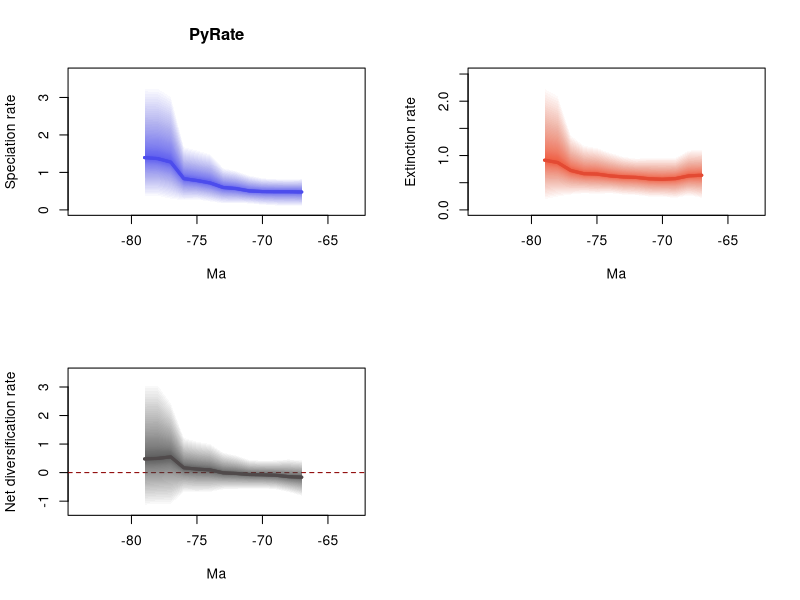

The R script that drew this image:
# 1 files combined:
# 	./PyRate_Inputs_2_BDMCMC_Grj_marginal_rates.log

# 95% HPDs calculated using code from Biopy (https://www.cs.auckland.ac.nz/~yhel002/biopy/)

pdf(file='./PyRate_Inputs_2_BDMCMC_Grj_marginal_rates_RTT.pdf',width=10.8, height=8.4)
par(mfrow=c(2,2))
library(scales)
plot_RTT <- function (age,hpd_M,hpd_m,mean_m,color){
    N=100
    beta=(1:(N-1))/N
    alpha_shape=0.25
    cat=1-(beta^(1./alpha_shape))
    for (i in 1:(N-1)){
        trans= 1/N + 2/N
        polygon(c(age, rev(age)), c(hpd_M-((hpd_M-mean_m)*cat[i]), rev(hpd_m+((mean_m-hpd_m)*cat[i]))), col = alpha(color,trans), border = NA)
    }
    lines(rev(age), rev(mean_m), col = color, lwd=3)
}
    
L_hpd_m95=c(NA, NA,NA,NA,NA,NA,NA,NA,NA,NA,NA,NA,NA,NA,NA,NA,NA,NA,NA,NA,NA,NA,NA,NA,NA,NA,NA,NA,NA,NA,NA,NA,NA,NA,NA,NA,NA,NA,NA,NA,NA,NA,NA,NA,NA,NA,NA,NA,NA,NA,NA,NA,NA,NA,NA,NA,NA,NA,NA,NA,NA,NA,NA,NA,NA,NA,NA,0.090037579334737,0.090037579334737,0.101003631558322,0.120521628925798,0.156245988574034,0.156245988574034,0.154282370734395,0.203339144189464,0.253115055227988,0.234161832905105,0.257450446131942,0.334611158744173,0.32888857006754)
L_hpd_M95=c(NA, NA,NA,NA,NA,NA,NA,NA,NA,NA,NA,NA,NA,NA,NA,NA,NA,NA,NA,NA,NA,NA,NA,NA,NA,NA,NA,NA,NA,NA,NA,NA,NA,NA,NA,NA,NA,NA,NA,NA,NA,NA,NA,NA,NA,NA,NA,NA,NA,NA,NA,NA,NA,NA,NA,NA,NA,NA,NA,NA,NA,NA,NA,NA,NA,NA,NA,0.840317184601937,0.831048961842792,0.83840832460871,0.858101459175528,0.929865099097282,1.053510163163788,1.13000102112045,1.515900167421213,1.616720656325065,1.710710968727035,3.086728363515871,3.308587089335668,3.308587089335668)
M_hpd_m95=c(NA, NA,NA,NA,NA,NA,NA,NA,NA,NA,NA,NA,NA,NA,NA,NA,NA,NA,NA,NA,NA,NA,NA,NA,NA,NA,NA,NA,NA,NA,NA,NA,NA,NA,NA,NA,NA,NA,NA,NA,NA,NA,NA,NA,NA,NA,NA,NA,NA,NA,NA,NA,NA,NA,NA,NA,NA,NA,NA,NA,NA,NA,NA,NA,NA,NA,NA,0.205044738355035,0.2527314801149,0.205044738355035,0.226998915262041,0.2305085701679,0.255991751793455,0.266880365648088,0.293825917482767,0.279161377283795,0.291081491665974,0.264495176680952,0.221095640697552,0.169154411129677)
M_hpd_M95=c(NA, NA,NA,NA,NA,NA,NA,NA,NA,NA,NA,NA,NA,NA,NA,NA,NA,NA,NA,NA,NA,NA,NA,NA,NA,NA,NA,NA,NA,NA,NA,NA,NA,NA,NA,NA,NA,NA,NA,NA,NA,NA,NA,NA,NA,NA,NA,NA,NA,NA,NA,NA,NA,NA,NA,NA,NA,NA,NA,NA,NA,NA,NA,NA,NA,NA,NA,1.12370581155887,1.109562194901113,0.971007161958212,0.971007161958212,0.971007161958212,0.95585341095126,0.990879700811567,1.067631988918786,1.153411166183803,1.201802519856067,1.393356653515546,2.14046561118582,2.281159340750292)
R_hpd_m95=c(NA, NA,NA,NA,NA,NA,NA,NA,NA,NA,NA,NA,NA,NA,NA,NA,NA,NA,NA,NA,NA,NA,NA,NA,NA,NA,NA,NA,NA,NA,NA,NA,NA,NA,NA,NA,NA,NA,NA,NA,NA,NA,NA,NA,NA,NA,NA,NA,NA,NA,NA,NA,NA,NA,NA,NA,NA,NA,NA,NA,NA,NA,NA,NA,NA,NA,NA,-0.835549988593186,-0.703114057566804,-0.607944990209763,-0.585746155578308,-0.585746155578308,-0.602642992519661,-0.612942643415877,-0.70402651685942,-0.726422291154842,-0.714395347441378,-1.158871344727585,-1.161709340662549,-1.187158976230492)
R_hpd_M95=c(NA, NA,NA,NA,NA,NA,NA,NA,NA,NA,NA,NA,NA,NA,NA,NA,NA,NA,NA,NA,NA,NA,NA,NA,NA,NA,NA,NA,NA,NA,NA,NA,NA,NA,NA,NA,NA,NA,NA,NA,NA,NA,NA,NA,NA,NA,NA,NA,NA,NA,NA,NA,NA,NA,NA,NA,NA,NA,NA,NA,NA,NA,NA,NA,NA,NA,NA,0.453819485032827,0.488023154545238,0.447637056123233,0.436364734489956,0.462073686670935,0.62150677535608,0.731266987778104,1.035240418797333,1.122519930735755,1.256200157536776,2.498467728248922,3.156277620889446,3.156277620889446)
L_mean=c(NA, NA,NA,NA,NA,NA,NA,NA,NA,NA,NA,NA,NA,NA,NA,NA,NA,NA,NA,NA,NA,NA,NA,NA,NA,NA,NA,NA,NA,NA,NA,NA,NA,NA,NA,NA,NA,NA,NA,NA,NA,NA,NA,NA,NA,NA,NA,NA,NA,NA,NA,NA,NA,NA,NA,NA,NA,NA,NA,NA,NA,NA,NA,NA,NA,NA,NA,0.478014661878733,0.484997238335216,0.48534166588407,0.488927282311114,0.506038820820587,0.568011570660085,0.598136493465787,0.720484124147358,0.783167965852656,0.83439978226172,1.276372059848819,1.368802356040826,1.395289193164118)
M_mean=c(NA, NA,NA,NA,NA,NA,NA,NA,NA,NA,NA,NA,NA,NA,NA,NA,NA,NA,NA,NA,NA,NA,NA,NA,NA,NA,NA,NA,NA,NA,NA,NA,NA,NA,NA,NA,NA,NA,NA,NA,NA,NA,NA,NA,NA,NA,NA,NA,NA,NA,NA,NA,NA,NA,NA,NA,NA,NA,NA,NA,NA,NA,NA,NA,NA,NA,NA,0.637611863320757,0.625942844151845,0.575916557575723,0.563593693468798,0.572257885251936,0.597431052557563,0.606368505364441,0.625896657434675,0.659370317687564,0.666625615229552,0.725162205281582,0.871531692896495,0.914691850773225)
R_mean=c(NA, NA,NA,NA,NA,NA,NA,NA,NA,NA,NA,NA,NA,NA,NA,NA,NA,NA,NA,NA,NA,NA,NA,NA,NA,NA,NA,NA,NA,NA,NA,NA,NA,NA,NA,NA,NA,NA,NA,NA,NA,NA,NA,NA,NA,NA,NA,NA,NA,NA,NA,NA,NA,NA,NA,NA,NA,NA,NA,NA,NA,NA,NA,NA,NA,NA,NA,-0.159597201442024,-0.140945605816628,-0.090574891691653,-0.074666411157684,-0.066219064431349,-0.029419481897478,-0.008232011898654,0.094587466712683,0.123797648165091,0.167774167032169,0.551209854567237,0.497270663144331,0.480597342390894)
trans=0.5
age=(0:(80-1))* -1
plot(age,age,type = 'n', ylim = c(0, 3.639445798269235), xlim = c(-84.0,-63.0), ylab = 'Speciation rate', xlab = 'Ma',main='PyRate' )
plot_RTT(age,L_hpd_M95,L_hpd_m95,L_mean,"#4c4cec")
lines(rev(age), rev(L_mean), col = "#4c4cec", lwd=3)
plot(age,age,type = 'n', ylim = c(0, 2.5092752748253218), xlim = c(-84.0,-63.0), ylab = 'Extinction rate', xlab = 'Ma' )
plot_RTT(age,M_hpd_M95,M_hpd_m95,M_mean,"#e34a33")
lines(rev(age), rev(M_mean), col = "#e34a33", lwd=3)
plot(age,age,type = 'n', ylim = c(-1.3058748738535413, 3.471905382978391), xlim = c(-84.0,-63.0), ylab = 'Net diversification rate', xlab = 'Ma' )
abline(h=0,lty=2,col="darkred")
plot_RTT(age,R_hpd_M95,R_hpd_m95,R_mean,"#504A4B")
lines(rev(age), rev(R_mean), col = "#504A4B", lwd=3)
n <- dev.off()